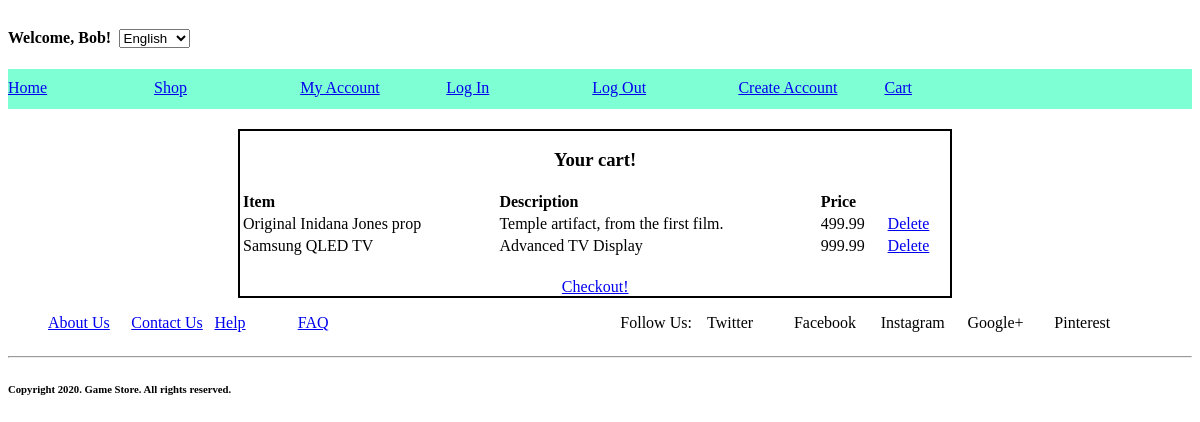
Screenshot of /main_cart (signed in) with the database file from the repository.
### store_app/models.py (models this page shows)
class User(models.Model):
    first_name = models.CharField(max_length=20)
    last_name = models.CharField(max_length=20)
    email_address = models.EmailField(max_length=100)
    password = models.CharField(max_length=255)
    created_at = models.DateTimeField(auto_now_add=True)
    updated_at = models.DateTimeField(auto_now=True)
    objects = UserManager()

class Item(models.Model):
    item_name = models.CharField(max_length=100)
    desc = models.TextField()
    price = models.DecimalField(max_digits=6, decimal_places=2)
    user = models.ManyToManyField(User, related_name="items")
    objects = ItemManager()

### store_app/views.py (the view)
# urls.py: path('main_cart', views.main_cart),
def main_cart(request):
    user = User.objects.get(id=request.session['user_id'])
    context = {
        "cart" : user.items.all(),
        'logged_in_user' : User.objects.get(id=request.session['user_id'])
    }
    if not request.session['user_id']:
        return redirect('/')
    return render(request, 'cart.html', context)

### store_app/templates/cart.html (shortened to what this page needs)
<!DOCTYPE html>
<html lang="en">
<head>
</head>
<body>
    <div id="headline">
        <h4>Welcome, {{logged_in_user.first_name}}!</h4>
        <select name="status">
            <option value="english">English</option>
        </select>
    </div>
    <div id="navbar">
        <a href="/success">Home</a>
        <a href="/electronics">Shop</a>
        <a href="/account_information">My Account</a>
        <a href="/login">Log In</a>
        <a href="/log_out">Log Out</a>
        <a href="/">Create Account</a>
        <a href="/main_cart">Cart</a>
    </div>
        <div id="orders">
            <h3>Your cart!</h3>
            <table>
                <tr>
                    <th>Item</th>
                    <th>Description</th>
                    <th>Price</th>
                </tr>
                {% for item in cart %}
                <tr>
                    <td>{{ item.item_name }}</td>
                    <td>{{ item.desc }}</td>
                    <td>{{ item.price }}</td>
                    <td><a href="/delete/{{item.id}}">Delete</a></td>
                {% endfor %}
                </tr>
            </table>
            <a href="/checkout">Checkout!</a>
        </div>
    <div id="about_us">
        <ul>
            <a href="/about_us">About Us</a>
            <a href="/contact_us">Contact Us</a>
            <a href="/help">Help</a>
            <a href="/faq">FAQ</a>
        </ul>
    </div>
    <div id="social_media">
        <ul>
            <li>Follow Us:</li>
            <li>Twitter</li>
            <li>Facebook</li>
            <li>Instagram</li>
            <li>Google+</li>
            <li>Pinterest</li>
        </ul>
    </div>
    <hr>
    <footer>
        <h6>Copyright 2020. Game Store. All rights reserved.</h6>
    </footer>
</body>
</html>

### store_app/templates/cart.html (style rules this page uses)
* { height: auto; }
#headline { width: 30%; display: inline-block; }
#headline h4 { width: 30%; display: inline-block; }
#navbar { background-color: aquamarine; width: 100%; height: 40px; }
#navbar a { width: 12%; display: inline-block; margin-top: 10px; }
h3 { width: 100%; text-align: center; }
table { width: 100%; text-align: left; margin-bottom: 20px; }
#orders { margin-top: 20px; vertical-align: top; width: 60%; display: inline-block; border: solid black 2px; margin-left: 230px; text-align: center; }
#about_us { width: 48%; display: inline-block; }
#about_us a { width: 15%; display: inline-block; }
#social_media { width: 50%; display: inline-block; }
#social_media li { width: 15%; display: inline-block; }

### rows the page displays
User: first_name "Bob"
Item: item_name "Original Inidana Jones prop", desc "Temple artifact, from the first film.", price "499.99"
Item: item_name "Samsung QLED TV", desc "Advanced TV Display", price "999.99"
